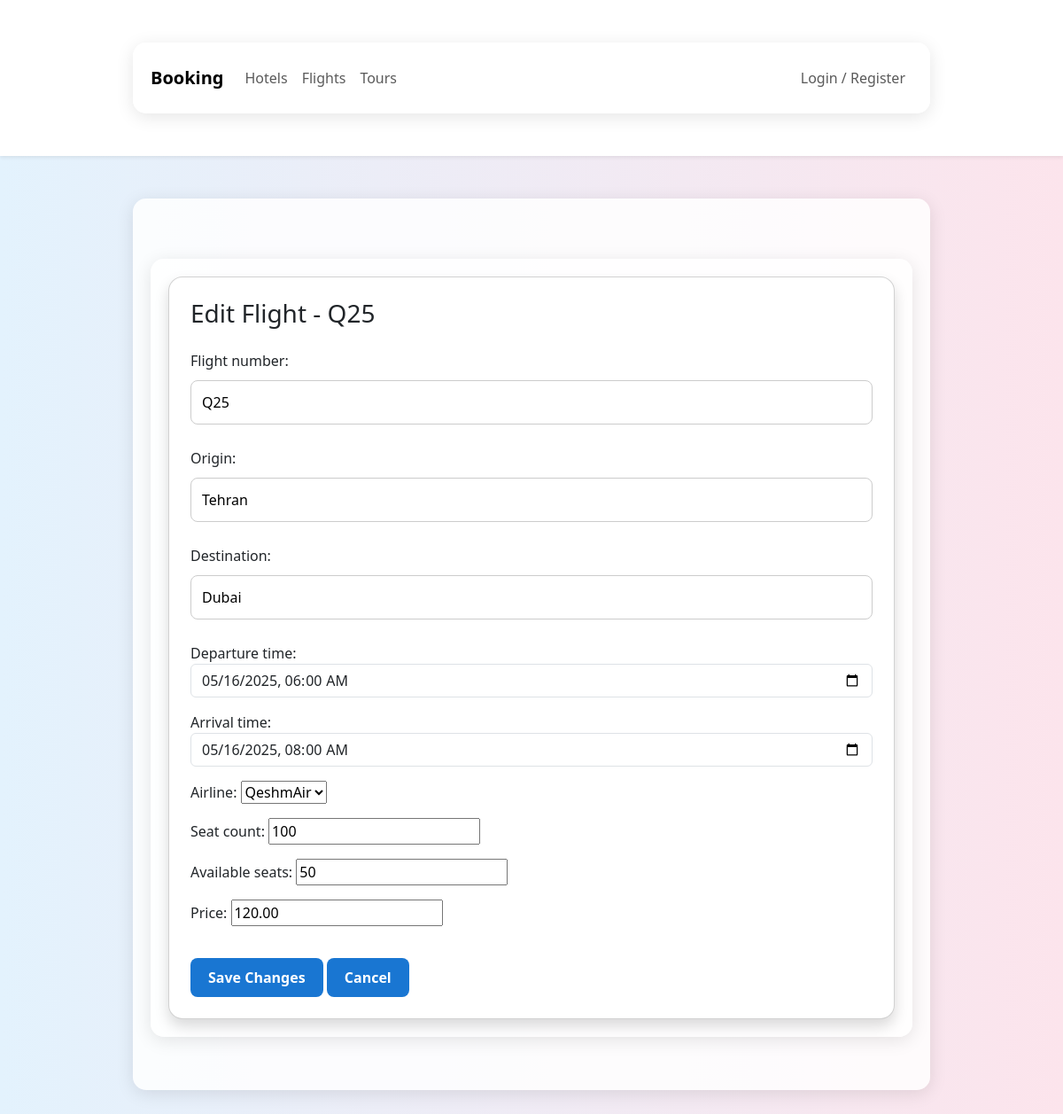
The page /edit_flight/1/ on the database its author committed.
### booking/models.py (models this page shows, shortened)
class Flight(models.Model):
    flight_number = models.CharField(max_length=20, unique=True)
    origin = models.CharField(max_length=100)
    destination = models.CharField(max_length=100)
    departure_time = models.DateTimeField()
    arrival_time = models.DateTimeField()
    airline = models.ForeignKey(Airline, on_delete=models.CASCADE)
    seat_count = models.IntegerField()
    available_seats = models.IntegerField()
    price = models.DecimalField(max_digits=10, decimal_places=2)

### booking/views.py (the view)
# urls.py: path('edit_flight/<int:flight_id>/', views.edit_flight, name='edit_flight'),
def edit_flight(request, flight_id):
    flight = get_object_or_404(Flight, id=flight_id)
    if request.method == "POST":
        form = FlightForm(request.POST, instance=flight)
        if form.is_valid():
            form.save()
            return redirect("booking_list")
    else:
        form = FlightForm(instance=flight)
    return render(request, "edit_flight.html", {"form": form, "flight": flight})

### booking/forms.py
class FlightForm(forms.ModelForm):
    class Meta:
        model = Flight
        fields = [
            "flight_number",
            "origin",
            "destination",
            "departure_time",
            "arrival_time",
            "airline",
            "seat_count",
            "available_seats",
            "price",
        ]
        widgets = {
            "departure_time": forms.DateTimeInput(
                attrs={"type": "datetime-local", "class": "form-control"}
            ),
            "arrival_time": forms.DateTimeInput(
                attrs={"type": "datetime-local", "class": "form-control"}
            ),
        }

### booking/models.py (called while the page is built)
    def __str__(self):
        return self.name

### booking/templates/edit_flight.html (shortened to what this page needs)
{% extends 'base.html' %}
{% block content %}
<div class="container mt-5">
  <div class="card shadow p-4 rounded-4">
    <h3 class="mb-4">Edit Flight - {{ flight.flight_number }}</h3>
    <form method="post">
      {{ form.as_p }}
      <button type="submit" class="btn btn-primary">Save Changes</button>
      <a href="{% url 'booking_list' %}" class="btn btn-secondary">Cancel</a>
    </form>
  </div>
</div>
{% endblock %}

### booking/static/assets/styles/bookings.css (style rules this page uses)
body { font-family: 'Segoe UI', Tahoma, Geneva, Verdana, sans-serif; background: linear-gradient(to right, #e3f2fd, #fce4ec); margin: 0; padding: 0; }
.container { max-width: 900px; margin: 40px auto; padding: 20px; background: rgba(255, 255, 255, 0.85); border-radius: 15px; box-shadow: 0 4px 20px rgba(0, 0, 0, 0.1); }
.card { background: #ffffff; border-radius: 12px; padding: 20px; box-shadow: 0 2px 8px rgba(0, 0, 0, 0.1); transition: transform 0.3s ease, box-shadow 0.3s ease; }
.btn { display: inline-block; padding: 10px 20px; background-color: #1976d2; color: #fff; border: none; border-radius: 8px; text-decoration: none; text-align: center; font-weight: bold; transition: background-color 0.3s ease; margin-top: 20px; }
input[type="text"], input[type="email"], input[type="password"] { width: 100%; padding: 12px; margin: 10px 0; border: 1px solid #ccc; border-radius: 8px; transition: border-color 0.3s ease; }

### rows shown on the page
Flight: flight_number "Q25", origin "Tehran", destination "Dubai", departure_time "05/16/2025 06:00", arrival_time "05/16/2025 08:00", airline "QeshmAir", seat_count "100", available_seats "50", price "120.00"
